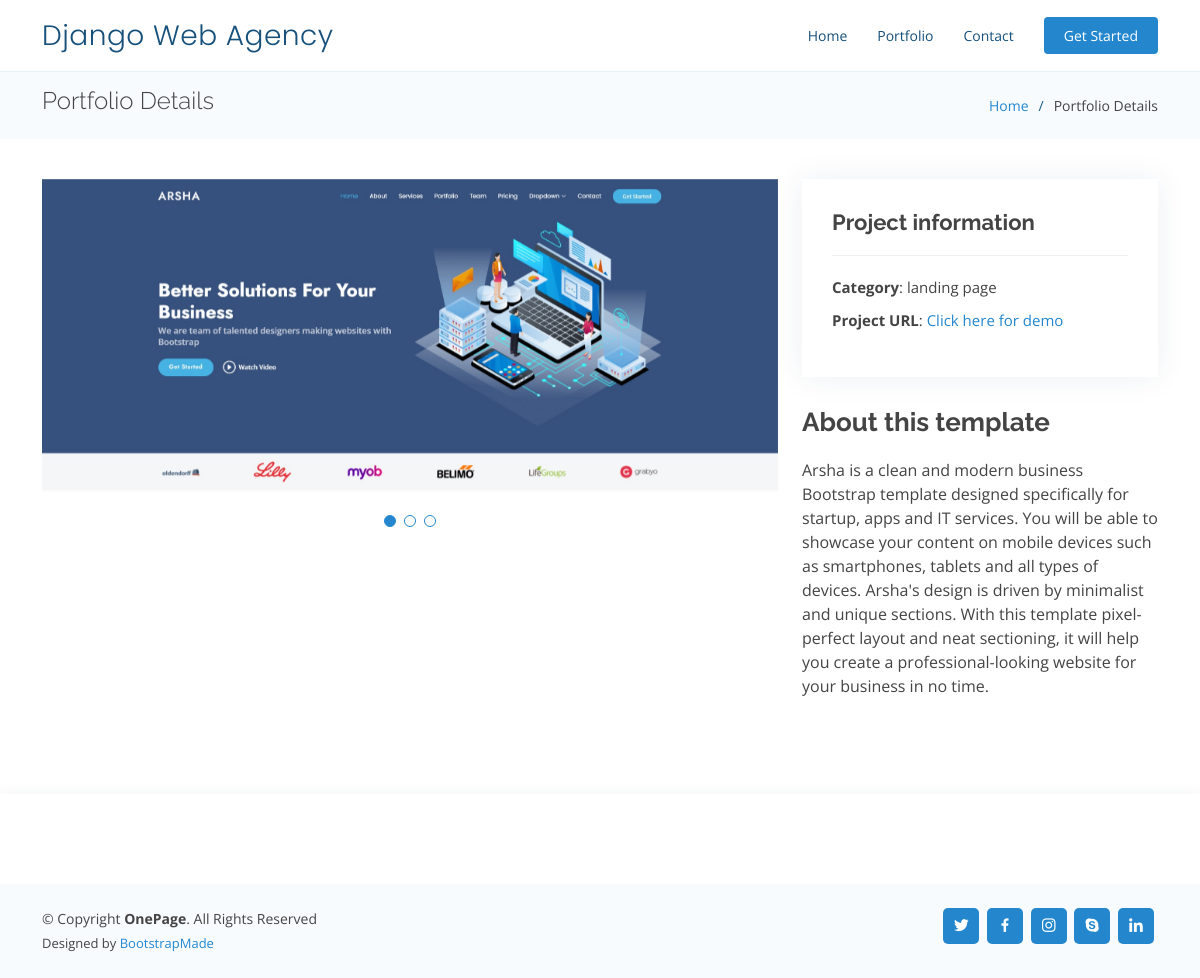
The page /portfolio/1 on the database its author committed.
### website/models.py (models this page shows, shortened)
class Website(models.Model):
    name = models.CharField(max_length=255)
    category = models.CharField(max_length=50, choices=CATEGORIES, default='business')
    url = models.CharField(max_length=1000)
    details = models.CharField(max_length=1000)
    profile_img = models.ImageField(upload_to='static/assets/img/portfolio/')
    detail_img1 = models.ImageField(upload_to='static/assets/img/portfolio/', null=True, blank=True)
    detail_img2 = models.ImageField(upload_to='static/assets/img/portfolio/', null=True, blank=True)

### website/views.py (the view)
# urls.py: path('portfolio/<int:id>', views.portfolio, name='portfolio'),
def portfolio(request, id):
    website = Website.objects.get(id=id)
    return render(request, 'website/portfolio.html', {'website': website})

### website/templates/website/portfolio.html (shortened to what this page needs)
{% load static %}
<!DOCTYPE html>
<html lang="en">
<head>
  <link href="{% static 'assets/vendor/aos/aos.css' %}" rel="stylesheet">
  <link href="{% static 'assets/vendor/bootstrap/css/bootstrap.min.css' %}" rel="stylesheet">
  <link href="{% static 'assets/vendor/bootstrap-icons/bootstrap-icons.css' %}" rel="stylesheet">
  <link href="{% static 'assets/vendor/boxicons/css/boxicons.min.css' %}" rel="stylesheet">
  <link href="{% static 'assets/vendor/glightbox/css/glightbox.min.css' %}" rel="stylesheet">
  <link href="{% static 'assets/vendor/remixicon/remixicon.css' %}" rel="stylesheet">
  <link href="{% static 'assets/vendor/swiper/swiper-bundle.min.css' %}" rel="stylesheet">
  <link href="{% static 'assets/css/style.css' %}" rel="stylesheet">
</head>
<body>
  <header id="header" class="fixed-top">
    {% include 'website/navbar.html' %}
  </header>
  <main id="main">
    <section id="breadcrumbs" class="breadcrumbs">
      <div class="container">
        <div class="d-flex justify-content-between align-items-center">
          <h2>Portfolio Details</h2>
          <ol>
            <li><a href="index.html">Home</a></li>
            <li>Portfolio Details</li>
          </ol>
        </div>
      </div>
    </section>
    <section id="portfolio-details" class="portfolio-details">
      <div class="container">
        <div class="row gy-4">
          <div class="col-lg-8">
            <div class="portfolio-details-slider swiper">
              <div class="swiper-wrapper align-items-center">
                <div class="swiper-slide">
                  <img src="{{ website.profile_img.url }}" alt="">
                </div>
              </div>
              <div class="swiper-pagination"></div>
            </div>
          </div>
          <div class="col-lg-4">
            <div class="portfolio-info">
              <h3>Project information</h3>
              <ul>
                <li><strong>Category</strong>: {{ website.category }}</li>
                <li><strong>Project URL</strong>: <a href="{{ website.url }}">Click here for demo</a></li>
              </ul>
            </div>
            <div class="portfolio-description">
              <h2>About this template</h2>
              <p>
                {{ website.details }}
              </p>
            </div>
          </div>
        </div>
      </div>
    </section>
  </main>
  <footer id="footer">
    <div class="footer-top">
    </div>
    <div class="container d-md-flex py-4">
      <div class="me-md-auto text-center text-md-start">
        <div class="copyright">
          &copy; Copyright <strong><span>OnePage</span></strong>. All Rights Reserved
        </div>
        <div class="credits">
          Designed by <a href="https://bootstrapmade.com/">BootstrapMade</a>
        </div>
      </div>
      <div class="social-links text-center text-md-right pt-3 pt-md-0">
        <a href="#" class="twitter"><i class="bx bxl-twitter"></i></a>
        <a href="#" class="facebook"><i class="bx bxl-facebook"></i></a>
        <a href="#" class="instagram"><i class="bx bxl-instagram"></i></a>
        <a href="#" class="google-plus"><i class="bx bxl-skype"></i></a>
        <a href="#" class="linkedin"><i class="bx bxl-linkedin"></i></a>
      </div>
    </div>
  </footer>
</body>
</html>

### website/templates/website/navbar.html (shortened to what this page needs)
<div class="container d-flex align-items-center justify-content-between">
    <h1 class="logo"><a href="index.html">Django Web Agency</a></h1>
    <nav id="navbar" class="navbar">
      <ul>
        <li><a class="nav-link scrollto " href="#hero">Home</a></li>
        <li><a class="nav-link scrollto activeo" href="#portfolio">Portfolio</a></li>
        <li><a class="nav-link scrollto" href="#contact">Contact</a></li>
        <li><a class="getstarted scrollto" href="#about">Get Started</a></li>
      </ul>
    </nav>
  </div>

### website/static/assets/css/style.css (style rules this page uses)
body { font-family: "Open Sans", sans-serif; color: #444444; }
a { color: #2487ce; text-decoration: none; }
h1, h2, h3, h4, h5, h6 { font-family: "Raleway", sans-serif; }
#header { transition: all 0.5s; background: #fff; z-index: 997; padding: 15px 0; border-bottom: 1px solid #e6f2fb; }
#header .logo { font-size: 28px; margin: 0; padding: 0; line-height: 1; font-weight: 300; letter-spacing: 0.5px; font-family: "Poppins", sans-serif; }
#header .logo a { color: #16507b; }
.navbar { padding: 0; }
.navbar ul { margin: 0; padding: 0; display: flex; list-style: none; align-items: center; }
.navbar li { position: relative; }
.navbar a, .navbar a:focus { display: flex; align-items: center; justify-content: space-between; padding: 10px 0 10px 30px; font-size: 14px; color: #16507b; white-space: nowrap; transition: 0.3s; }
.navbar .getstarted, .navbar .getstarted:focus { background: #2487ce; padding: 8px 20px; margin-left: 30px; border-radius: 4px; color: #fff; }
section { padding: 80px 0; overflow: hidden; }
.portfolio-details { padding-top: 40px; }
.portfolio-details .portfolio-details-slider img { width: 100%; }
.portfolio-details .portfolio-details-slider .swiper-pagination { margin-top: 20px; position: relative; }
.portfolio-details .portfolio-info { padding: 30px; box-shadow: 0px 0 30px rgba(18, 66, 101, 0.08); }
.portfolio-details .portfolio-info h3 { font-size: 22px; font-weight: 700; margin-bottom: 20px; padding-bottom: 20px; border-bottom: 1px solid #eee; }
.portfolio-details .portfolio-info ul { list-style: none; padding: 0; font-size: 15px; }
.portfolio-details .portfolio-info ul li+li { margin-top: 10px; }
.portfolio-details .portfolio-description { padding-top: 30px; }
.portfolio-details .portfolio-description h2 { font-size: 26px; font-weight: 700; margin-bottom: 20px; }
.portfolio-details .portfolio-description p { padding: 0; }
.breadcrumbs { padding: 15px 0; background: #f8fbfe; min-height: 40px; margin-top: 72px; }
.breadcrumbs h2 { font-size: 24px; font-weight: 300; }
.breadcrumbs ol { display: flex; flex-wrap: wrap; list-style: none; padding: 0; margin: 0; font-size: 14px; }
.breadcrumbs ol li+li { padding-left: 10px; }
.breadcrumbs ol li+li::before { display: inline-block; padding-right: 10px; color: #1a5e90; content: "/"; }
#footer { color: #444444; font-size: 14px; background: #f8fbfe; box-shadow: 0px 2px 15px rgba(18, 66, 101, 0.08); }
#footer .footer-top { padding: 60px 0 30px 0; background: #fff; }
#footer .credits { padding-top: 5px; font-size: 13px; color: #444444; }
#footer .social-links a { font-size: 18px; display: inline-block; background: #2487ce; color: #fff; line-height: 1; padding: 8px 0; margin-right: 4px; border-radius: 5px; text-align: center; width: 36px; height: 36px; transition: 0.3s; }

### rows shown on the page
Website: profile_img (picture), category "landing page", details "Arsha is a clean and modern business Bootstrap template designed specifically for startup, apps and IT services. You will be able to showcase your content on mobile devices such as smartphones, tablets and all types of devices. Arsha's design is driven by minimalist and unique sections. With this template pixel-perfect layout and neat sectioning, it will help you create a professional-looking website for your business in no time."
